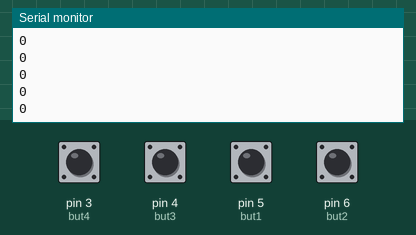
A sketch run on a simulated Arduino Uno, built with avr-gcc and run on an emulated ATmega328P. Parts: the last lines printed to the serial monitor. The test bench sets the inputs (shaded band); at power-on: pin 3 (but4), pin 4 (but3), pin 5 (but1), pin 6 (but2) LOW.

Above: at 1.2 s.
1.3 s: pin 3 (but4) pulled HIGH for 0.15 s
At 1.32 s:
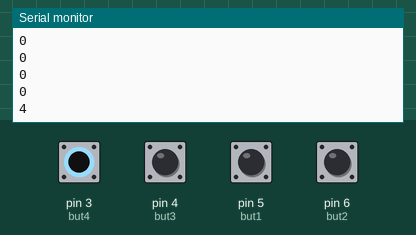
2.9 s: pin 4 (but3) pulled HIGH for 0.15 s
At 2.92 s:
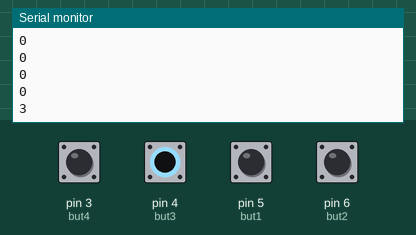
4.5 s: pin 5 (but1) pulled HIGH for 0.15 s
At 4.52 s:
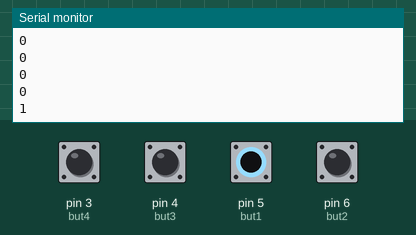
6.1 s: pin 6 (but2) pulled HIGH for 0.15 s
At 6.13 s:
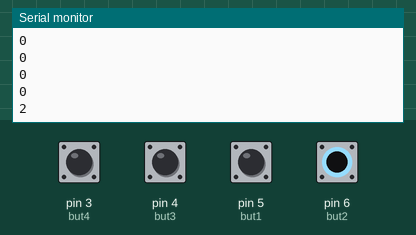
Timing chart, 0 to 8.7 s (numbered marks = the images above; inputs shaded):
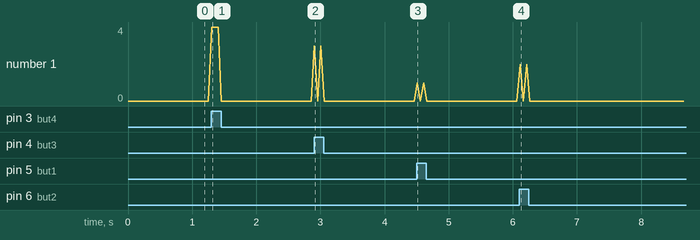

Measured:
- after the input at 1.3 s, the serial monitor: prints a new line at once (image 1)
- after the input at 2.9 s, the serial monitor: prints a new line at once (image 2)
- after the input at 4.5 s, the serial monitor: prints a new line at once (image 3)
- after the input at 6.1 s, the serial monitor: prints a new line at once (image 4)

The sketch:

ButtonsHeart.ino
```cpp
//Carlos Jesus Garcia Cano 20/07/2022
const int but1 = 5;
const int  but2 = 6;
const int but3 = 4;
const int but4 = 3;

void setup()
{//a
  Serial.begin(9600);
  pinMode(but1,INPUT);
  pinMode(but2,INPUT);
  pinMode(but3,INPUT);
  pinMode(but4,INPUT);
  Serial.println(0);
}

void loop()
{
  if(digitalRead(but1) == HIGH)
  {
    Serial.println(1);
    digitalWrite(but1,LOW) ;
    delay(50);
    }
  if(digitalRead(but2) == HIGH)
  {
    Serial.println(2);
    digitalWrite(but2,LOW) ;
    delay(50);
    }
  if(digitalRead(but3) == HIGH)
  {
    Serial.println(3);
    digitalWrite(but3,LOW) ;
    delay(50);
    }
  if(digitalRead(but4) == HIGH)
  {
    Serial.println(4);
    digitalWrite(but4,LOW) ;
    delay(50);
    }
  else{
    Serial.println(0);

    delay(50);

    }
}
```
